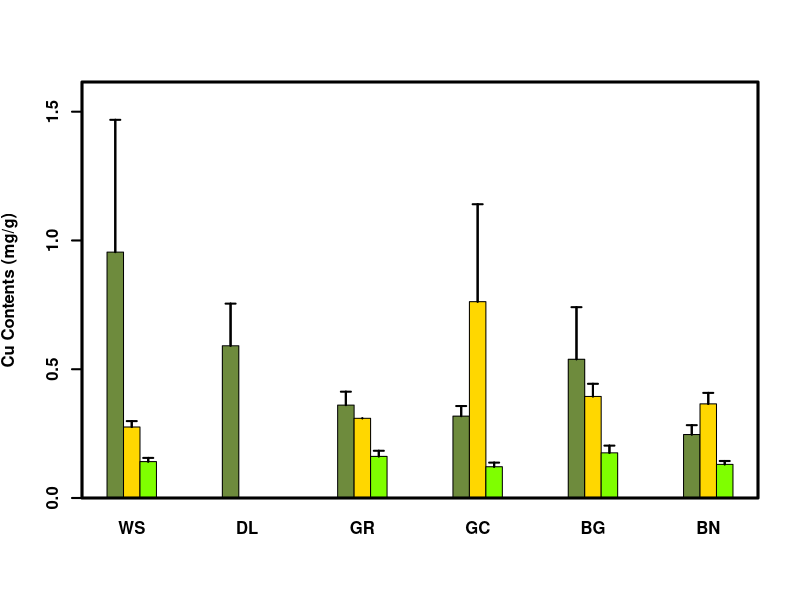

Generate this figure with R:
library(tidyverse)
library(readr)
library(plyr)
library(dplyr)

alldata <- read_csv("2_incremental/20220420_STANDING_CROP.csv")

alldata$SAMPLING_DATE<-factor(alldata$SAMPLING_DATE,levels = c("6/22/2021", "7/7/2021", "7/20/2021", "8/3/2021", "8/17/2021","9/9/2021", "9/22/2021", "10/13/2021"), ordered=TRUE)

# Variable date to factor

dfALL <- data.frame(alldata[which(alldata$SAMPLE_DESCRIPTOR == c("EPIL","EPIP","FILA")),])

dfEPIL <- alldata[which(alldata$SAMPLE_DESCRIPTOR == "EPIL"),]

dfEPIP <- alldata[which(alldata$SAMPLE_DESCRIPTOR == "EPIP"),]

dfFILA <- alldata[which(alldata$SAMPLE_DESCRIPTOR == "FILA"),]

se <- function(x, ...) sqrt(var(x, ...)/length(x))

Ylabel=expression(bold("Cu Contents (mg/g)"))

names(alldata)

n1<-22

mult=1

ALL.SUM<-data.frame(aggregate(as.numeric(dfALL[,n1]) ~ SITE+SAMPLE_DESCRIPTOR, dfALL, mean))
ALL.SUM[,4]<-aggregate(as.numeric(dfALL[,n1]) ~ SITE+SAMPLE_DESCRIPTOR, dfALL, se)[,3]
#ALL.SUM <- subset(ALL.SUM, SITE == ssite)
names(ALL.SUM)<-c("SITE","SAMPLE_DESCRIPTOR","MEAN.ALL","STDER.ALL")
ALL.SUM[,5]<--2
ALL.SUM[,c(3,4)]<-ALL.SUM[,c(3,4)]*mult 

ALL.SUM[is.na(ALL.SUM)] <- 0

ALL.SUM[ALL.SUM < 0] <- 0

ALL.SUM$SITE <- factor(ALL.SUM$SITE, c("WS","DL","GR","GC","BG","BN"))


aty <- seq(0, max(ALL.SUM$MEAN.ALL, na.rm=TRUE), length.out=5)

# Uniform color

names(ALL.SUM)


#dev.new()

tabbedMeans <- tapply(ALL.SUM$MEAN.ALL, list(ALL.SUM$SAMPLE_DESCRIPTOR,
                                             ALL.SUM$SITE),
                      function(x) c(x = x))
tabbedSE <- tapply(ALL.SUM$STDER.ALL, list(ALL.SUM$SAMPLE_DESCRIPTOR,
                                           ALL.SUM$SITE),
                   function(x) c(x = x))


barCenters <- barplot(MEAN.ALL ~ SAMPLE_DESCRIPTOR+SITE, data = ALL.SUM, 
                      beside = TRUE, 
                      ylim = c(0, max(ALL.SUM$MEAN.ALL+ALL.SUM$STDER.ALL, na.rm=T)*1.1),
                      xlab="",
                      ylab=Ylabel,
                      #                     col=colors()[89],
                      col=c(colors()[89],"gold" , "chartreuse"),
                      font=2,
                      lwd=2,
                      space=c(0, 4)
)

try(segments(barCenters, tabbedMeans, barCenters,tabbedMeans + tabbedSE, lwd = 2), silent=TRUE)

try(arrows(barCenters, tabbedMeans, barCenters, tabbedMeans + tabbedSE, lwd = 2, angle = 90, code = 2, length = 0.05), silent=TRUE)

try(box(lwd=3), silent=TRUE)














